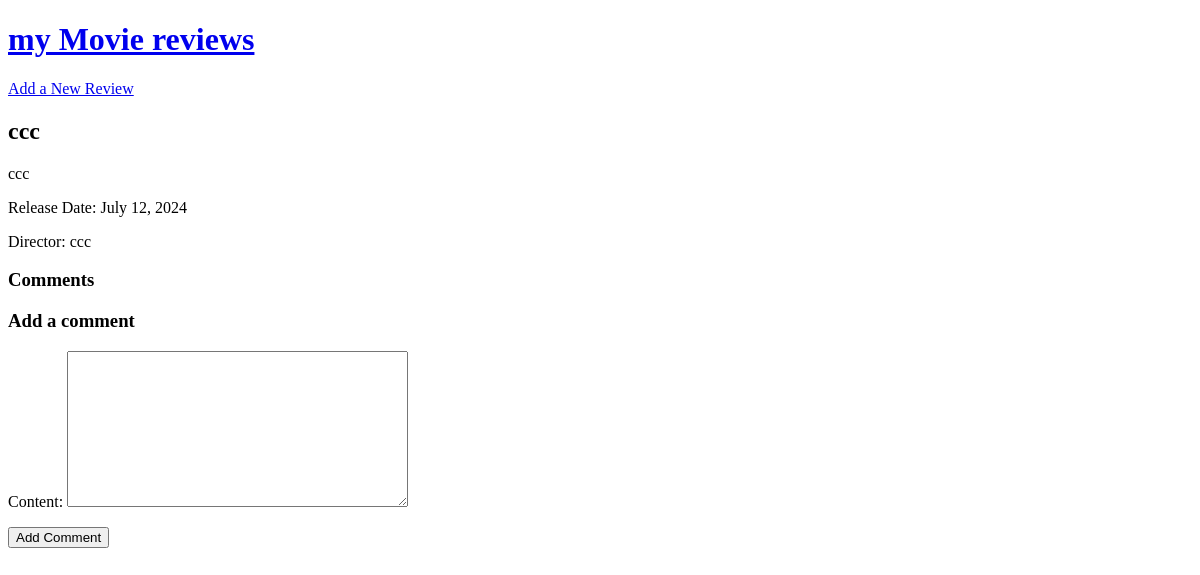
Page /posts/3/ on the earlier database version.
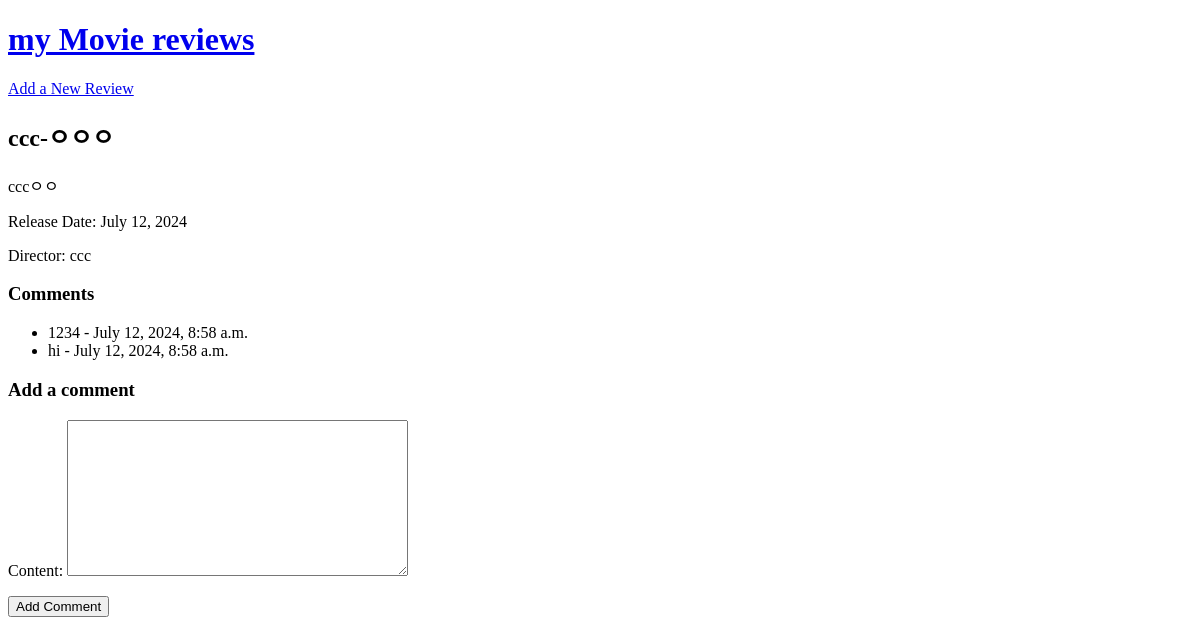
Same page on the later database version.
### movies/models.py (models this page shows, shortened)
class Movie(models.Model):
    title = models.CharField(max_length=200)
    description = models.TextField()
    release_date = models.DateField()
    director = models.CharField(max_length=100)
    genre = models.CharField(max_length=100)  # 추가된 필드
    rating = models.DecimalField(max_digits=3, decimal_places=1)  # 추가된 필드

class Comment(models.Model):
    movie = models.ForeignKey(Movie, on_delete=models.CASCADE, related_name='comments')
    content = models.TextField()
    created_at = models.DateTimeField(auto_now_add=True)

### movies/views.py (the view)
# urls.py: path('<int:pk>/', movie_detail, name='movie_detail'),
def movie_detail(request, pk):
    movie = get_object_or_404(Movie, pk=pk)
    comments = movie.comments.all()
    comment_form = CommentForm()
    return render(request, 'movies/movie_detail.html', {'movie': movie, 'comments': comments, 'comment_form': comment_form})

### movies/forms.py
class CommentForm(forms.ModelForm):
    class Meta:
        model = Comment
        fields = ['content']

### movies/templates/movies/movie_detail.html (shortened to what this page needs)
{% extends 'movies/base.html' %}
{% block content %}
  <h2>{{ movie.title }}</h2>
  <p>{{ movie.description }}</p>
  <p>Release Date: {{ movie.release_date }}</p>
  <p>Director: {{ movie.director }}</p>
  <h3>Comments</h3>
  <ul>
    {% for comment in comments %}
      <li>{{ comment.content }} - {{ comment.created_at }}</li>
    {% endfor %}
  </ul>
  <h3>Add a comment</h3>
  <form method="post" action="{% url 'add_comment' movie.pk %}">
    {{ comment_form.as_p }}
    <button type="submit">Add Comment</button>
  </form>
{% endblock %}

Differences in the rows shown:
changed Movie "ccc": title "ccc" → "ccc-ㅇㅇㅇ"; description "ccc" → "cccㅇㅇ"
added Comment: content "1234", created_at "July 12, 2024, 8:58 a.m."
added Comment: content "hi", created_at "July 12, 2024, 8:58 a.m."
